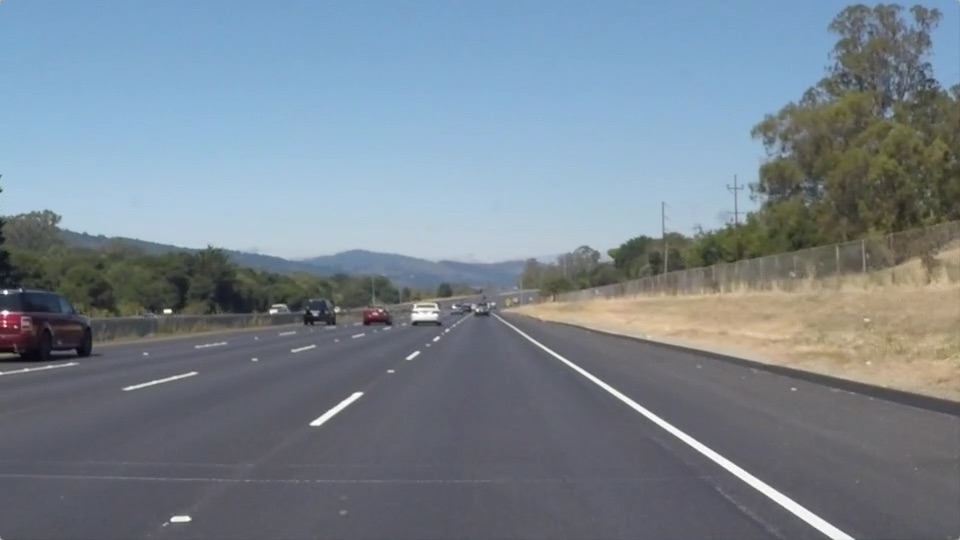
#> input picture solidWhiteRight.jpg, 960 x 540 px
$ jupyter execute --allow-errors Road_line_detection.ipynb   (shell and % lines are left out)
#> lines starting #> are read from the running program, lines starting #| are printed output that depends on the picture; after the words box and inside, x2 and y2 are one past the last pixel; in counts of white or black regions, pixels touching at a corner belong together
# Road line detection project

# Importing some useful packages

[cell 1]
import matplotlib.pyplot as plt
import matplotlib.image as mpimg
import numpy as np
import cv2
import math

# Reading in an image

[cell 2]
image = mpimg.imread('solidWhiteRight.jpg')
#> image is the input picture: shape (540, 960, 3); mean R, G, B 120.3, 132.6, 143.7
#printing out some stats and plotting
print('This image is:', type(image), 'with dimesions:', image.shape)
#| This image is: <class 'numpy.ndarray'> with dimesions: (540, 960, 3)
plt.imshow(image)  #call as plt.imshow(gray, cmap='gray') to show a grayscaled image

## Applies the Grayscale transform
This will return an image with only one color channel but NOTE:
to see the returned image as grayscale you should call plt.imshow(gray, cmap='gray')

[cell 3]
def grayscale(img):
    return cv2.cvtColor(img, cv2.COLOR_BGR2GRAY)

## Applies the Canny transform
As the name suggests, it is an algorithm to detect edges in our image. A change in intensity of pixels will give us an edge.
Small change will imply small change in intensity whereas a Large derivative is a large change.
If a gradient is larger than the high_threshold, then it is accepted as an edge pixel. If it is below the low_threshold, it is rejected.

[cell 4]
def canny(img, low_threshold, high_threshold):
    return cv2.Canny(img, low_threshold, high_threshold)

## Applies a Gaussian Noise kernel
Used to reduce noise and smoothen out the image. We generally use a kernel of some specific size and a deviation

[cell 5]
def gaussian_blur(img, kernel_size):
    return cv2.GaussianBlur(img, (kernel_size, kernel_size), 0)

## Applies an image mask.
Only keeps the region of the image defined by the polygon formed from `vertices`. The rest of the image is set to black.

[cell 6]
def region_of_interest(img, vertices):

    #defining a blank mask to start with
    mask = np.zeros_like(img)

    #defining a 3 channel or 1 channel color to fill the mask with depending on the input image
    if len(img.shape) > 2:
        channel_count = img.shape[2]  # i.e. 3 or 4 depending on your image
        ignore_mask_color = (255,) * channel_count
    else:
        ignore_mask_color = 255

    #filling pixels inside the polygon defined by "vertices" with the fill color
    cv2.fillPoly(mask, vertices, ignore_mask_color)

    #returning the image only where mask pixels are nonzero
    masked_image = cv2.bitwise_and(img, mask)
    return masked_image

## Draw line
NOTE: this is the function you might want to use as a starting point once you want to average/extrapolate the line segments you detect to map out the full
extent of the lane

Think about things like separating line segments by their slope ((y2-y1)/(x2-x1)) to decide which segments are part of the left line vs. the right line.  Then, you can average the position of each of the lines and extrapolate to the top and bottom of the lane.

This function draws `lines` with `color` and `thickness`. Lines are drawn on the image inplace (mutates the image).If you want to make the lines semi-transparent, think about combining this function with the weighted_img() function below

[cell 7]
def draw_lines(img, lines, color=[0, 255, 0], thickness=10):
    # In case of error, don't draw the line
    draw_right = True
    draw_left = True

    # Find slopes of all lines
    # But only care about lines where abs(slope) > slope_threshold
    slope_threshold = 0.5
    slopes = []
    new_lines = []
    for line in lines:
        x1, y1, x2, y2 = line[0]  # line = [[x1, y1, x2, y2]]

        # Calculate slope
        if x2 - x1 == 0.:  # corner case, avoiding division by 0
            slope = 999.  # practically infinite slope
        else:
            slope = (y2 - y1) / (x2 - x1)

        # Filter lines based on slope
        if abs(slope) > slope_threshold:
            slopes.append(slope)
            new_lines.append(line)

    lines = new_lines

    # Split lines into right_lines and left_lines, representing the right and left lane lines
    # Right/left lane lines must have positive/negative slope, and be on the right/left half of the image
    right_lines = []
    left_lines = []
    for i, line in enumerate(lines):
        x1, y1, x2, y2 = line[0]
        img_x_center = img.shape[1] / 2  # x coordinate of center of image
        if slopes[i] > 0 and x1 > img_x_center and x2 > img_x_center:
            right_lines.append(line)
        elif slopes[i] < 0 and x1 < img_x_center and x2 < img_x_center:
            left_lines.append(line)

    # Run linear regression to find best fit line for right and left lane lines
    # Right lane lines
    right_lines_x = []
    right_lines_y = []

    for line in right_lines:
        x1, y1, x2, y2 = line[0]

        right_lines_x.append(x1)
        right_lines_x.append(x2)

        right_lines_y.append(y1)
        right_lines_y.append(y2)

    if len(right_lines_x) > 0:
        right_m, right_b = np.polyfit(right_lines_x, right_lines_y, 1)  # y = m*x + b
    else:
        right_m, right_b = 1, 1
        draw_right = False

    # Left lane lines
    left_lines_x = []
    left_lines_y = []

    for line in left_lines:
        x1, y1, x2, y2 = line[0]

        left_lines_x.append(x1)
        left_lines_x.append(x2)

        left_lines_y.append(y1)
        left_lines_y.append(y2)

    if len(left_lines_x) > 0:
        left_m, left_b = np.polyfit(left_lines_x, left_lines_y, 1)  # y = m*x + b
    else:
        left_m, left_b = 1, 1
        draw_left = False

    # Find 2 end points for right and left lines, used for drawing the line
    # y = m*x + b --> x = (y - b)/m
    y1 = img.shape[0]
    y2 = img.shape[0] * (1 - trap_height)

    right_x1 = (y1 - right_b) / right_m
    right_x2 = (y2 - right_b) / right_m

    left_x1 = (y1 - left_b) / left_m
    left_x2 = (y2 - left_b) / left_m

    # Convert calculated end points from float to int
    y1 = int(y1)
    y2 = int(y2)
    right_x1 = int(right_x1)
    right_x2 = int(right_x2)
    left_x1 = int(left_x1)
    left_x2 = int(left_x2)

    # Draw the right and left lines on image
    if draw_right:
        cv2.line(img, (right_x1, y1), (right_x2, y2), color, thickness)
    if draw_left:
        cv2.line(img, (left_x1, y1), (left_x2, y2), color, thickness)

## Hough Transform
The image should be the output of a Canny transform, and returns an image with hough lines drawn.

[cell 8]
def hough_lines(img, rho, theta, threshold, min_line_len, max_line_gap):
    lines = cv2.HoughLinesP(img, rho, theta, threshold, np.array([]), minLineLength=min_line_len, maxLineGap=max_line_gap)
    #line_img = np.zeros(img.shape, dtype=np.uint8)  # this produces single-channel (grayscale) image
    line_img = np.zeros((*img.shape, 3), dtype=np.uint8)  # 3-channel RGB image
    draw_lines(line_img, lines)
    #draw_lines_debug2(line_img, lines)
    return line_img

# Python 3 has support for cool math symbols.

## Weigthed image
`img` is the output of the hough_lines(), An image with lines drawn on it.
Should be a blank image (all black) with lines drawn on it.
`initial_img` should be the image before any processing.
The result image is computed as follows:
* initial_img * α + img * β + λ
* NOTE: initial_img and img must be the same shape!

[cell 9]
def weighted_img(img, initial_img, α=0.8, β=1., λ=0.):
    return cv2.addWeighted(initial_img, α, img, β, λ)

## Filter the image to include only yellow and white pixels

[cell 10]
def filter_colors(image):
    # Filter white pixels
    white_threshold = 200
    lower_white = np.array([white_threshold, white_threshold, white_threshold])
    upper_white = np.array([255, 255, 255])
    white_mask = cv2.inRange(image, lower_white, upper_white)
    white_image = cv2.bitwise_and(image, image, mask=white_mask)

    # Filter yellow pixels
    hsv = cv2.cvtColor(image, cv2.COLOR_BGR2HSV)
    lower_yellow = np.array([90,100,100])
    upper_yellow = np.array([110,255,255])
    yellow_mask = cv2.inRange(hsv, lower_yellow, upper_yellow)
    yellow_image = cv2.bitwise_and(image, image, mask=yellow_mask)

    # Combine the two above images
    image2 = cv2.addWeighted(white_image, 1., yellow_image, 1., 0.)

    return image2

## Global parameters

[cell 11]
# Gaussian smoothing
kernel_size = 3

# Canny Edge Detector
low_threshold = 50
high_threshold = 150

# Region-of-interest vertices
# We want a trapezoid shape, with bottom edge at the bottom of the image
trap_bottom_width = 0.85  # width of bottom edge of trapezoid, expressed as percentage of image width
trap_top_width = 0.07  # ditto for top edge of trapezoid
trap_height = 0.4  # height of the trapezoid expressed as percentage of image height

# Hough Transform
rho = 2 # distance resolution in pixels of the Hough grid
theta = 1 * np.pi/180 # angular resolution in radians of the Hough grid
threshold = 15     # minimum number of votes (intersections in Hough grid cell)
min_line_length = 10 #minimum number of pixels making up a line
max_line_gap = 20    # maximum gap in pixels between connectable line segments

Given an image Numpy array, return the annotated image as a Numpy array

[cell 12]
def annotate_image(image_in):
    # Only keep white and yellow pixels in the image, all other pixels become black
    image = filter_colors(image_in)
#> in filter_colors, `white_threshold = 200`: white_threshold = 200
#> in filter_colors, `lower_white = np.array([white_threshold, white_threshold, white_thresh..`: lower_white = [200, 200, 200]
#> in filter_colors, `white_mask = cv2.inRange(image, lower_white, upper_white)`:
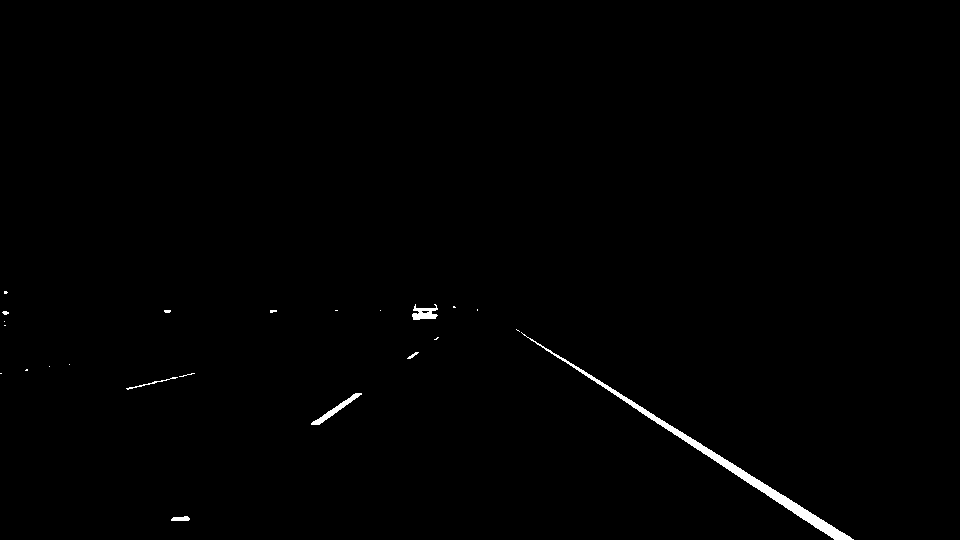
#> white_mask: shape (540, 960); 0.62% white; 23 white regions (16 under 20 px), largest, box (x1, y1, x2, y2) and area: (521, 332, 854, 540) 2350, (311, 393, 362, 425) 291, (412, 304, 438, 320) 247

    # Read in and grayscale the image
    #image = (image*255).astype('uint8')  # this step is unnecessary now
    gray = grayscale(image)

    # Apply Gaussian smoothing
    blur_gray = gaussian_blur(gray, kernel_size)

    # Apply Canny Edge Detector
    edges = canny(blur_gray, low_threshold, high_threshold)

    # Create masked edges using trapezoid-shaped region-of-interest
    imshape = image.shape
    vertices = np.array([[\
        ((imshape[1] * (1 - trap_bottom_width)) // 2, imshape[0]),\
        ((imshape[1] * (1 - trap_top_width)) // 2, imshape[0] - imshape[0] * trap_height),\
        (imshape[1] - (imshape[1] * (1 - trap_top_width)) // 2, imshape[0] - imshape[0] * trap_height),\
        (imshape[1] - (imshape[1] * (1 - trap_bottom_width)) // 2, imshape[0])]]\
        , dtype=np.int32)
    masked_edges = region_of_interest(edges, vertices)

    # Run Hough on edge detected image
    line_image = hough_lines(masked_edges, rho, theta, threshold, min_line_length, max_line_gap)

    # Draw lane lines on the original image
    initial_image = image_in.astype('uint8')
    annotated_image = weighted_img(line_image, initial_image)

    return annotated_image

## Display an example image

[cell 13]
# Display an example image
annotated_image = annotate_image(mpimg.imread('solidWhiteRight.jpg'))
#> in hough_lines, `lines = cv2.HoughLinesP(img, rho, theta, threshold, np.array([]), minL..`: lines = 26 rows, first 6: [517, 328, 561, 357], [532, 342, 594, 380], [742, 470, 768, 485], [631, 406, 833, 538], [569, 362, 646, 409], [793, 502, 852, 538]
#> the loop in draw_lines, `for line in lines:` made 26 passes
#> (x1, y1, x2, y2, slope) on passes 1 to 8: (517, 328, 561, 357, 0.659), (532, 342, 594, 380, 0.613), (742, 470, 768, 485, 0.577), (631, 406, 833, 538, 0.653), (569, 362, 646, 409, 0.61), (793, 502, 852, 538, 0.61), (702, 445, 744, 470, 0.595), (610, 392, 624, 400, 0.571)
#> after the loop in draw_lines, `for line in lines:`: new_lines = 23 items, first 6: [[517, 328, 561, 357]], [[532, 342, 594, 380]], [[742, 470, 768, 485]], [[631, 406, 833, 538]], [[569, 362, 646, 409]], [[793, 502, 852, 538]]; slopes = [0.659, 0.613, 0.577, 0.653, 0.61, 0.61, 0.595, 0.571, -0.705, 0.571, -0.714, -0.698, -0.714, -0.724, 0.583, 0.556, 0.586, 0.7, -0.69, 0.65, 0.65, 0.632, 0.639]
#> in draw_lines, `lines = new_lines`: lines has the same summary as new_lines
#> the loop in draw_lines, `for i, line in enumerate(lines):` made 23 passes
#> after the loop in draw_lines, `for i, line in enumerate(lines):`: left_lines = [[[311, 424, 355, 393]], [[319, 424, 361, 394]], [[311, 423, 354, 393]], [[410, 358, 438, 338]], [[408, 357, 437, 336]], [[409, 359, 438, 339]]]; right_lines = 17 items, first 6: [[517, 328, 561, 357]], [[532, 342, 594, 380]], [[742, 470, 768, 485]], [[631, 406, 833, 538]], [[569, 362, 646, 409]], [[793, 502, 852, 538]]
#> the loop in draw_lines, `for line in right_lines:` made 17 passes
#> after the loop in draw_lines, `for line in right_lines:`: right_lines_x = 34 values, max 852 at index 11, min 516 at index 28, mean 681.2; right_lines_y = 34 values, max 539 at index 31, min 328 at index 0, mean 433.8
#> in draw_lines, `right_m, right_b = np.polyfit(right_lines_x, right_lines_y, 1)`: right_m = 0.633; right_b = 2.65
#> the loop in draw_lines, `for line in left_lines:` made 6 passes
#> after the loop in draw_lines, `for line in left_lines:`: left_lines_x = [311, 355, 319, 361, 311, 354, 410, 438, 408, 437, 409, 438]; left_lines_y = [424, 393, 424, 394, 423, 393, 358, 338, 357, 336, 359, 339]
#> in draw_lines, `left_m, left_b = np.polyfit(left_lines_x, left_lines_y, 1)`: left_m = -0.689; left_b = 639.3
#> in draw_lines, `right_x1 = (y1 - right_b) / right_m`: right_x1 = 849
#> in draw_lines, `right_x2 = (y2 - right_b) / right_m`: right_x2 = 507.7
#> in draw_lines, `left_x1 = (y1 - left_b) / left_m`: left_x1 = 144.2
#> in draw_lines, `left_x2 = (y2 - left_b) / left_m`: left_x2 = 457.9
#> in draw_lines, `right_x2 = int(right_x2)`: right_x2 = 507
#> in draw_lines, `left_x1 = int(left_x1)`: left_x1 = 144
#> in draw_lines, `left_x2 = int(left_x2)`: left_x2 = 457
plt.imshow(annotated_image)

[cell 14]
# Display an example image
annotated_image = annotate_image(mpimg.imread('Capture1.jpg'))
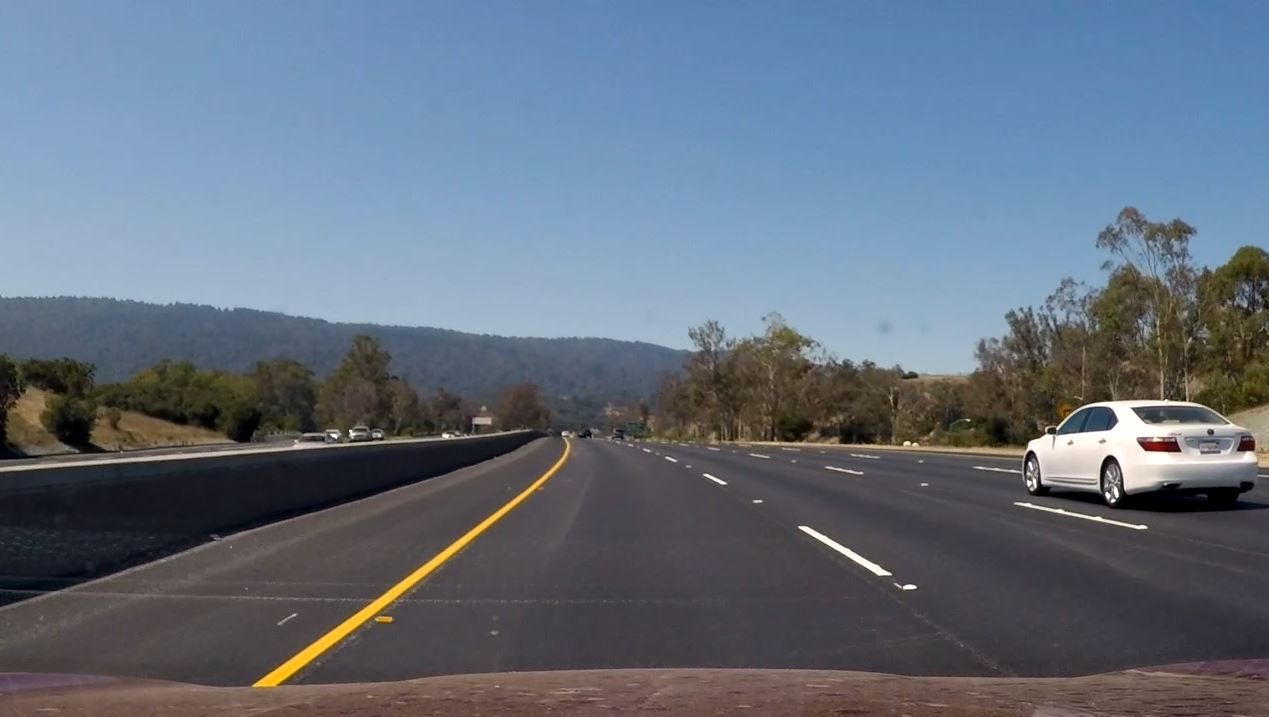
#> input picture Capture1.JPG, 1269 x 717 px, found by its file name
#> in filter_colors, image is the input picture: shape (717, 1269, 3); mean R, G, B 99.3, 111.1, 125.8
#> in region_of_interest (call 2), `masked_image = cv2.bitwise_and(img, mask)`:
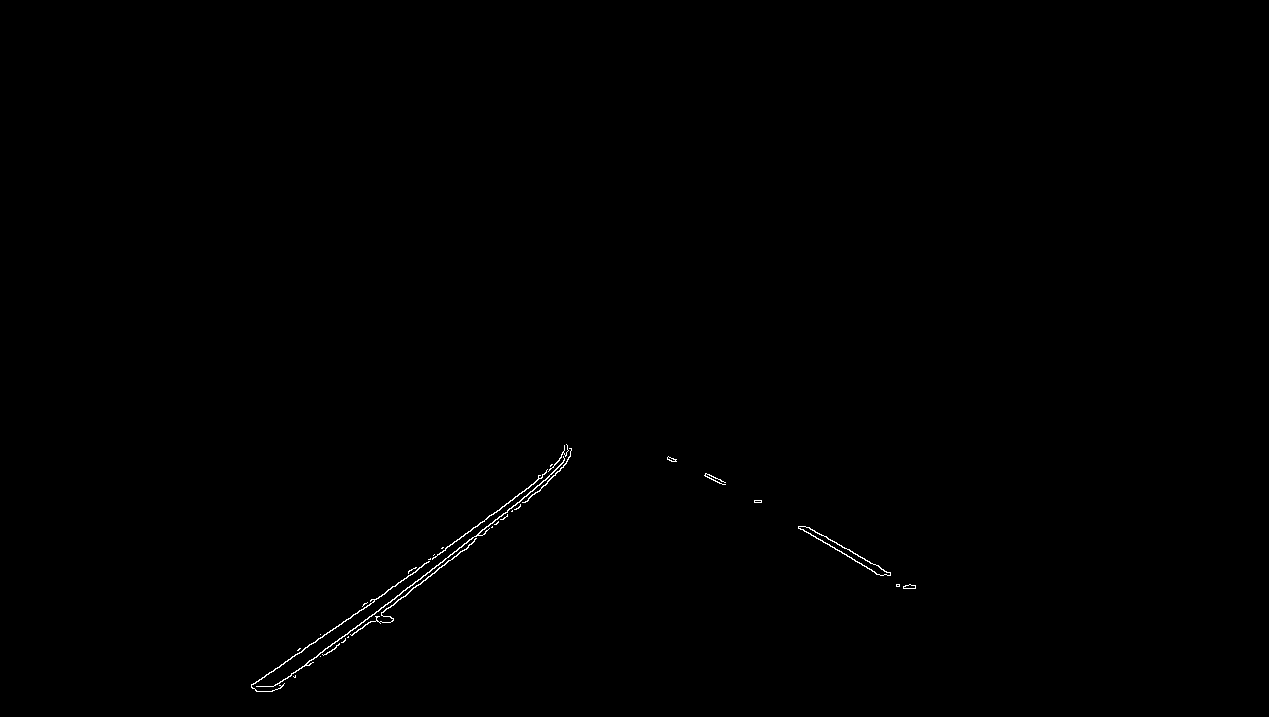
#> masked_image: shape (717, 1269); 0.23% white in thin lines or dots, all inside (x1, y1, x2, y2) = (251, 444, 916, 692)
#> in hough_lines (call 2), `lines = cv2.HoughLinesP(img, rho, theta, threshold, np.array([]), minL..`: lines = 53 rows, first 6: [251, 686, 445, 550], [280, 688, 313, 662], [269, 691, 507, 512], [370, 622, 540, 489], [798, 526, 898, 586], [865, 560, 890, 574]
#> the loop in draw_lines (call 2), `for line in lines:` made 53 passes
#> (x1, y1, x2, y2, slope) on passes 1 to 8: (251, 686, 445, 550, -0.701), (280, 688, 313, 662, -0.788), (269, 691, 507, 512, -0.752), (370, 622, 540, 489, -0.782), (798, 526, 898, 586, 0.6), (865, 560, 890, 574, 0.56), (429, 559, 508, 503, -0.709), (464, 543, 560, 470, -0.76)
#> the loop in draw_lines (call 2), `for i, line in enumerate(lines):` made 41 passes
#> line on passes 15 to 22: [[853, 553, 890, 572]], [[538, 478, 570, 455]], [[705, 473, 725, 484]], [[539, 491, 567, 445]], [[489, 515, 567, 461]], [[253, 684, 295, 654]], [[276, 689, 322, 654]], [[538, 475, 570, 452]]
#> the loop in draw_lines (call 2), `for line in right_lines:` made 7 passes
#> line on passes 1 to 7: [[798, 526, 898, 586]], [[865, 560, 890, 574]], [[802, 526, 857, 554]], [[853, 553, 890, 572]], [[705, 473, 725, 484]], [[800, 528, 835, 549]], [[886, 574, 911, 588]]
#> the loop in draw_lines (call 2), `for line in left_lines:` made 33 passes
#> line on passes 1 to 8: [[251, 686, 445, 550]], [[280, 688, 313, 662]], [[269, 691, 507, 512]], [[370, 622, 540, 489]], [[429, 559, 508, 503]], [[464, 543, 560, 470]], [[465, 533, 528, 488]], [[524, 496, 563, 467]]
#> call 2 of weighted_img, with α = 0.8, β = 1, λ = 0
#> in weighted_img (call 2), `return cv2.addWeighted(initial_img, α, img, β, λ)`:
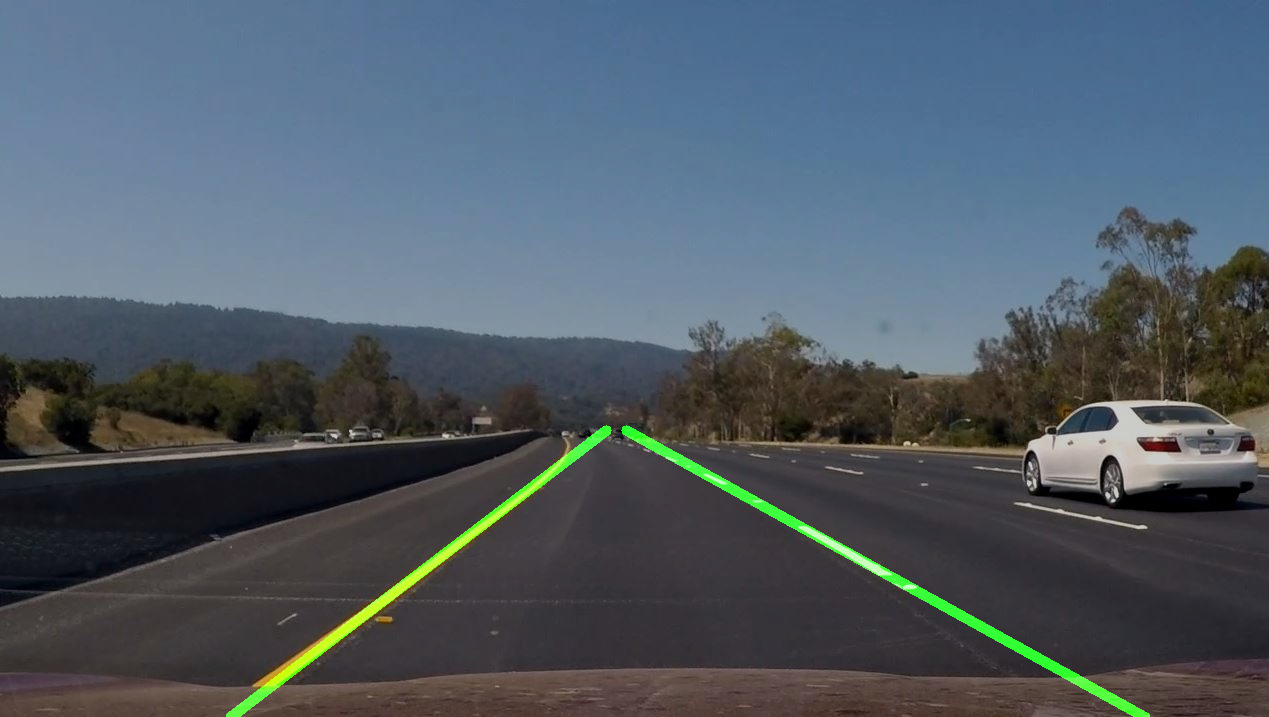
#> returned value: shape (717, 1269, 3); mean of channels 0, 1, 2 79.4, 90.8, 100.7; drawn as R, G, B
plt.imshow(annotated_image)
